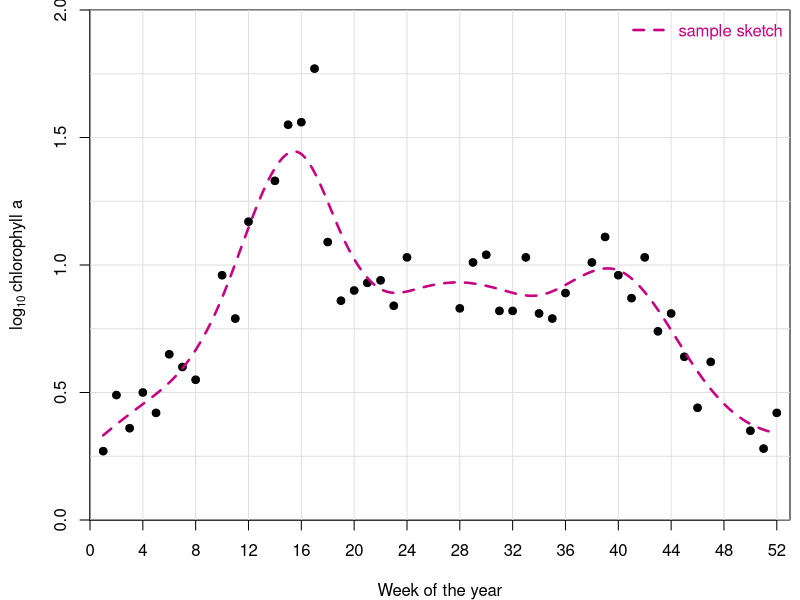
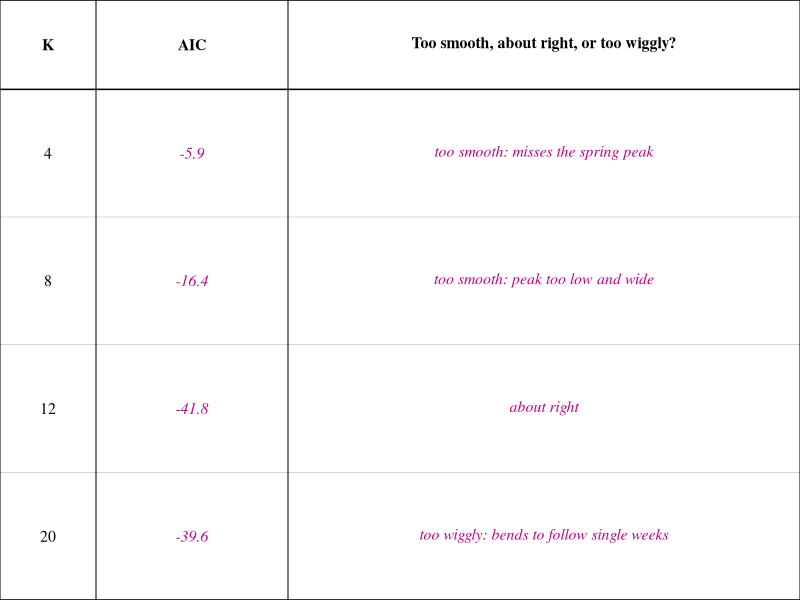
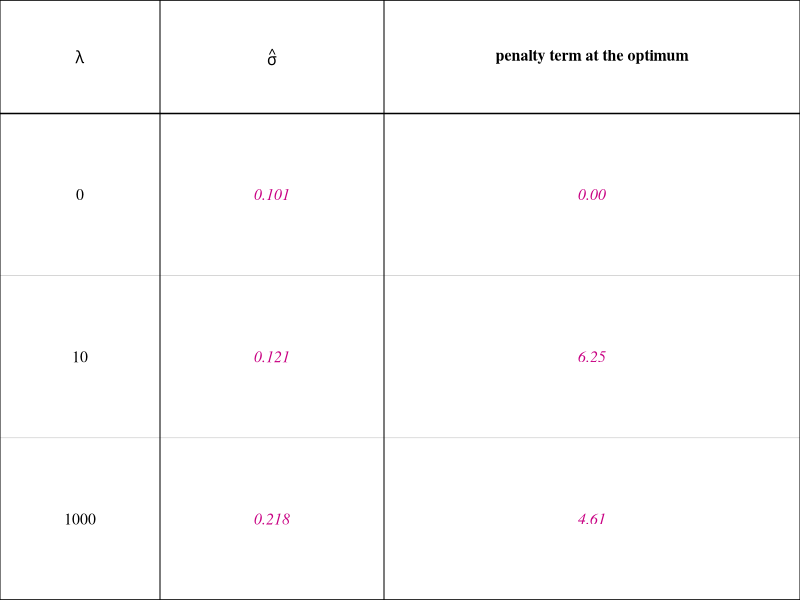

The R source for these figures, in order:
## ---- chunk 1
knitr::opts_chunk$set(echo = FALSE, fig.width = 6.5, fig.height = 0.3)
ans_col <- rgb(200, 0, 130, maxColorValue = 255)

# fill-in table drawn as a plot; "" leaves a cell blank; fill_cols are drawn in the answer
# color, italic
blank_table <- function(headers, body, col_widths = NULL,
                        header_height = 0.35, row_height = 0.5,
                        cex = 0.95, family = "serif", fill_cols = integer(0)) {
  nc <- length(headers); nr <- length(body)
  if (is.null(col_widths)) col_widths <- rep(1, nc)
  col_widths <- col_widths / sum(col_widths)
  cx <- c(0, cumsum(col_widths))
  h_total <- header_height + nr * row_height
  par(mar = c(0, 0, 0, 0), family = family)
  plot(NA, xlim = c(0, 1), ylim = c(0, h_total), axes = FALSE, xlab = "", ylab = "",
       xaxs = "i", yaxs = "i")
  y <- h_total
  segments(0, y, 1, y, lwd = 1.5)
  y <- y - header_height
  segments(0, y, 1, y, lwd = 1.5)
  for (i in seq_len(nr)) {
    y <- y - row_height
    segments(0, y, 1, y, lwd = if (i == nr) 1.5 else 0.5,
             col = if (i == nr) "black" else "grey70")
  }
  for (v in cx) segments(v, 0, v, h_total, lwd = 1)
  yh <- h_total - header_height / 2
  for (j in seq_len(nc)) text((cx[j] + cx[j + 1]) / 2, yh, labels = headers[[j]], font = 2, cex = cex)
  y <- h_total - header_height
  for (i in seq_len(nr)) {
    yc <- y - row_height / 2
    for (j in seq_len(nc)) {
      val <- body[[i]][[j]]
      ans <- j %in% fill_cols
      if (!identical(val, "")) text((cx[j] + cx[j + 1]) / 2, yc, labels = val, cex = cex,
                                    col = if (ans) ans_col else "black", font = if (ans) 3 else 1)
    }
    y <- y - row_height
  }
}

library(splines)
library(mgcv)
chl <- read.csv("../../data/ReservoirChlorophyll.csv")

# Part 2: unpenalized splines
Ks <- c(4, 8, 12, 20)
fits_bs <- lapply(Ks, function(K) lm(log_chl ~ bs(week, df = K), data = chl))
aics <- sapply(fits_bs, AIC)

# Part 3: penalized spline by hand
B <- bs(chl$week, df = 20, intercept = TRUE)
pnll <- function(par, lambda) {
  beta <- par[1:20]
  -sum(dnorm(chl$log_chl, B %*% beta, exp(par[21]), log = TRUE)) +
    lambda * sum(diff(beta, differences = 2)^2)
}
check_val <- pnll(c(rep(c(1, 1.2), 10), log(0.2)), lambda = 10)
lambdas <- c(0, 10, 1000)
fits_pen <- lapply(c(lambdas, 1e6), function(l) optim(c(rep(1, 20), log(0.2)), pnll, lambda = l,
                                                      method = "BFGS", control = list(maxit = 2000)))
stopifnot(all(sapply(fits_pen, `[[`, "convergence") == 0))
sig_hat <- sapply(fits_pen, function(f) exp(f$par[21]))
pen_term <- mapply(function(f, l) l * sum(diff(f$par[1:20], differences = 2)^2), fits_pen, c(lambdas, 1e6))
B_grid <- predict(B, newx = 1:52)
week_fine <- seq(1, 52, by = 0.1)
B_fine <- predict(B, newx = week_fine)
curve_pen <- sapply(fits_pen, function(f) B_fine %*% f$par[1:20])

# Part 4: mgcv
fit_gam <- gam(log_chl ~ s(week, bs = "ps", k = 20), data = chl, method = "REML")
gam_edf <- sum(fit_gam$edf) - 1
gam_sigma <- sqrt(fit_gam$sig2)
gam_fine <- predict(fit_gam, data.frame(week = week_fine))
peak_week <- week_fine[which.max(gam_fine)]
peak_level <- max(gam_fine)
fit_line <- lm(log_chl ~ week, data = chl)
huge_dev <- max(abs(curve_pen[, 4] - predict(fit_line, data.frame(week = week_fine))))

plot_chl <- function(...) {
  par(mar = c(4, 4.5, 0.5, 0.5))
  plot(log_chl ~ week, data = chl, pch = 19, col = "grey40", xlim = c(0, 53), ylim = c(0, 2),
       xlab = "Week of the year", ylab = expression(log[10] ~ "chlorophyll a"), ...)
}
## ---- chunk 2
plot_chl(xaxs = "i", yaxs = "i", xaxt = "n")
axis(1, at = seq(0, 52, 4))
abline(v = seq(0, 52, 4), h = seq(0, 2, 0.25), col = "grey88")
points(log_chl ~ week, data = chl, pch = 19)
lines(week_fine, gam_fine, col = ans_col, lwd = 2.5, lty = 2)
legend("topright", "sample sketch", col = ans_col, lwd = 2.5, lty = 2, bty = "n", text.col = ans_col)
## ---- chunk 3
blank_table(
  headers = list("K", "AIC", "Too smooth, about right, or too wiggly?"),
  body = list(list("4", sprintf("%.1f", aics[1]), "too smooth: misses the spring peak"),
              list("8", sprintf("%.1f", aics[2]), "too smooth: peak too low and wide"),
              list("12", sprintf("%.1f", aics[3]), "about right"),
              list("20", sprintf("%.1f", aics[4]), "too wiggly: bends to follow single weeks")),
  col_widths = c(0.6, 1.2, 3.2), fill_cols = 2:3)
## ---- chunk 4
blank_table(
  headers = list(expression(lambda), expression(hat(sigma)), "penalty term at the optimum"),
  body = lapply(1:3, function(i) list(format(lambdas[i]), sprintf("%.3f", sig_hat[i]),
                                      sprintf("%.2f", pen_term[i]))),
  col_widths = c(1, 1.4, 2.6), fill_cols = 2:3)
